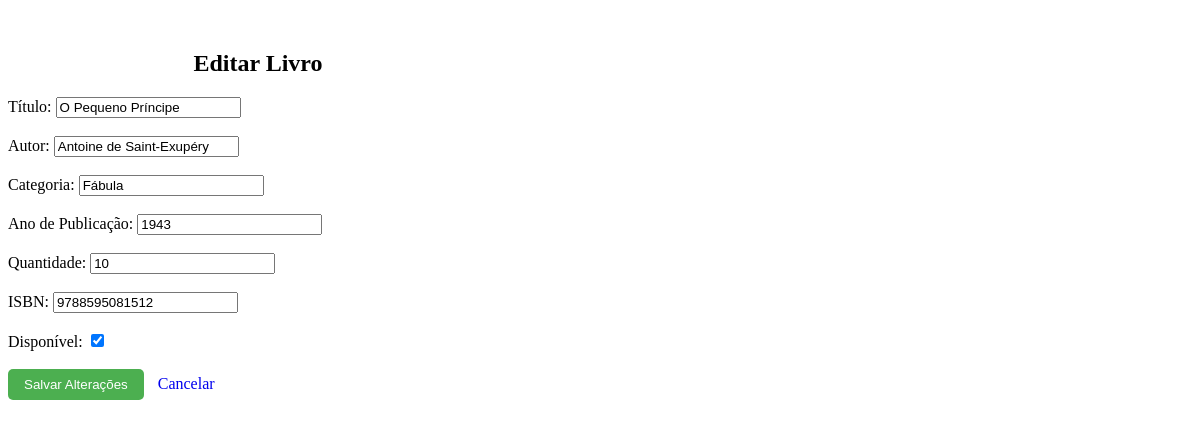
Before: /bibliotecarias/livros/editar/2/ (signed in) with the older database file.
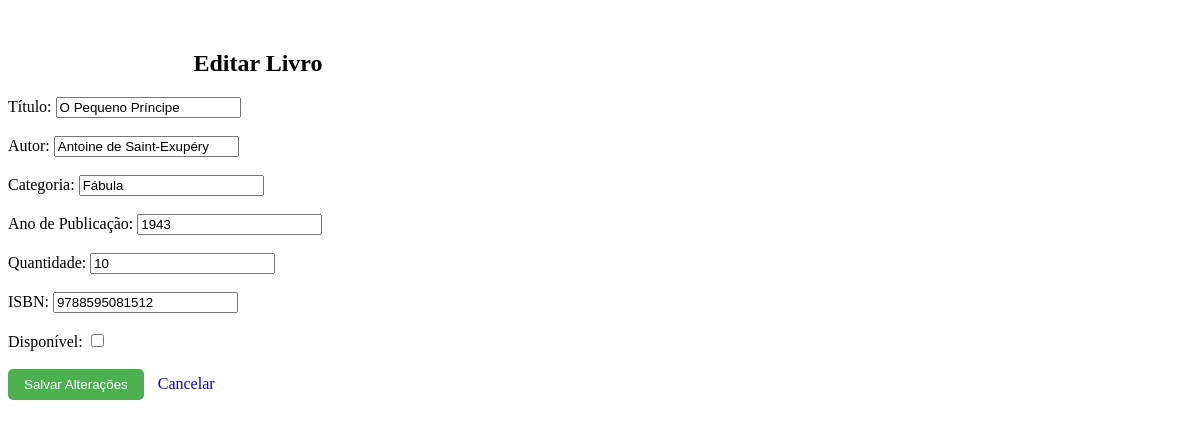
After: the same page with the newer database file.
### bibliotecarias/models.py (models this page shows, shortened)
class Livro(models.Model):
    isbn_validator = RegexValidator(
        regex=r'^\d{13}$',
        message='O ISBN deve conter exatamente 13 dígitos numéricos.'
    )
    titulo = models.CharField(max_length=200)
    autor = models.CharField(max_length=100)
    categoria = models.CharField(max_length=100)
    ano_publicacao = models.PositiveIntegerField()
    quantidade = models.PositiveIntegerField(default=1)
    isbn = models.CharField(
        max_length=13,
        unique=True,
        validators=[isbn_validator]
    )
    disponivel = models.BooleanField(default=True)

### bibliotecarias/views.py (the view, shortened to what this page needs)
# urls.py: path('livros/editar/<int:id>/', views.editar_livro, name='editar_livro'),
@login_required
@user_passes_test(eh_bibliotecaria)
def editar_livro(request, id):
    livro = get_object_or_404(Livro, id=id)
    return render(request, 'bibliotecarias/editar_livro.html', {'livro': livro})

### bibliotecarias/views.py (called while the page is built)
def eh_bibliotecaria(user):
    return user.is_staff

### bibliotecarias/templates/bibliotecarias/editar_livro.html (shortened to what this page needs)
{% block content %}
<div class="container" style="max-width: 500px; margin-top: 50px;">
    <h2 style="text-align: center;">Editar Livro</h2>
    <form method="POST">
        <label for="titulo">Título:</label>
        <input type="text" name="titulo" id="titulo" value="{{ livro.titulo }}" required><br><br>
        <label for="autor">Autor:</label>
        <input type="text" name="autor" id="autor" value="{{ livro.autor }}" required><br><br>
        <label for="categoria">Categoria:</label>
        <input type="text" name="categoria" id="categoria" value="{{ livro.categoria }}" required><br><br>
        <label for="ano_publicacao">Ano de Publicação:</label>
        <input type="number" name="ano_publicacao" id="ano_publicacao" value="{{ livro.ano_publicacao }}" required><br><br>
        <label for="quantidade">Quantidade:</label>
        <input type="number" name="quantidade" id="quantidade" value="{{ livro.quantidade }}" required><br><br>
        <label for="isbn">ISBN:</label>
        <input type="text" name="isbn" id="isbn" value="{{ livro.isbn }}" pattern="\d{13}" maxlength="13" minlength="13"
               title="O ISBN deve conter exatamente 13 dígitos numéricos" required><br><br>
        <label for="disponivel">Disponível:</label>
        <input type="checkbox" name="disponivel" id="disponivel" {% if livro.disponivel %}checked{% endif %}><br><br>
        <button type="submit" style="background-color: #4CAF50; color: white; padding: 8px 16px; border: none; border-radius: 5px; cursor: pointer;">
            Salvar Alterações
        </button>
        <a href="{% url 'home_bibliotecaria' %}" style="margin-left: 10px; text-decoration: none;">Cancelar</a>
    </form>
</div>
{% endblock %}

Changed rows visible on the page:
changed Livro "O Pequeno Príncipe": disponivel "☑" → "☐"
